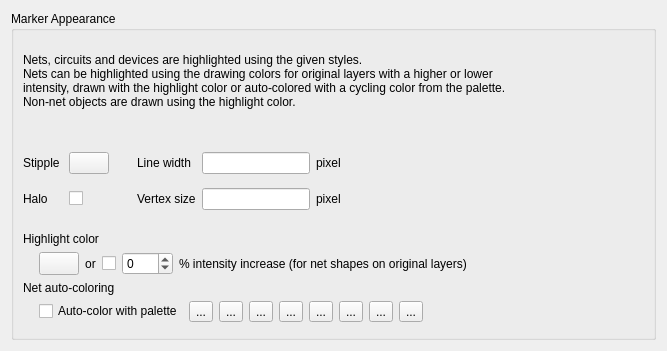
<?xml version="1.0" encoding="UTF-8"?>
<ui version="4.0">
 <class>NetlistBrowserConfigPage2</class>
 <widget class="QFrame" name="NetlistBrowserConfigPage2">
  <property name="geometry">
   <rect>
    <x>0</x>
    <y>0</y>
    <width>667</width>
    <height>351</height>
   </rect>
  </property>
  <property name="windowTitle">
   <string>Netlist Browser</string>
  </property>
  <layout class="QVBoxLayout" name="verticalLayout">
   <item>
    <widget class="QGroupBox" name="groupBox_2">
     <property name="title">
      <string>Marker Appearance</string>
     </property>
     <layout class="QGridLayout">
      <property name="leftMargin">
       <number>9</number>
      </property>
      <property name="topMargin">
       <number>9</number>
      </property>
      <property name="rightMargin">
       <number>9</number>
      </property>
      <property name="bottomMargin">
       <number>9</number>
      </property>
      <property name="spacing">
       <number>6</number>
      </property>
      <item row="0" column="0">
       <widget class="QLabel" name="label_6">
        <property name="text">
         <string>Nets, circuits and devices are highlighted using the given styles.
Nets can be highlighted using the drawing colors for original layers with a higher or lower
intensity, drawn with the highlight color or auto-colored with a cycling color from the palette.
Non-net objects are drawn using the highlight color.</string>
        </property>
        <property name="wordWrap">
         <bool>false</bool>
        </property>
       </widget>
      </item>
      <item row="1" column="0">
       <spacer>
        <property name="orientation">
         <enum>Qt::Vertical</enum>
        </property>
        <property name="sizeType">
         <enum>QSizePolicy::Fixed</enum>
        </property>
        <property name="sizeHint" stdset="0">
         <size>
          <width>556</width>
          <height>16</height>
         </size>
        </property>
       </spacer>
      </item>
      <item row="3" column="0">
       <widget class="QFrame" name="frame_2">
        <property name="frameShape">
         <enum>QFrame::NoFrame</enum>
        </property>
        <property name="frameShadow">
         <enum>QFrame::Raised</enum>
        </property>
        <layout class="QGridLayout" name="_2">
         <property name="leftMargin">
          <number>0</number>
         </property>
         <property name="topMargin">
          <number>0</number>
         </property>
         <property name="rightMargin">
          <number>0</number>
         </property>
         <property name="bottomMargin">
          <number>0</number>
         </property>
         <property name="spacing">
          <number>6</number>
         </property>
         <item row="3" column="0" colspan="4">
          <widget class="QLabel" name="label_8">
           <property name="text">
            <string>Net auto-coloring</string>
           </property>
          </widget>
         </item>
         <item row="1" column="0" colspan="4">
          <widget class="QFrame" name="frame_4">
           <property name="frameShape">
            <enum>QFrame::NoFrame</enum>
           </property>
           <property name="frameShadow">
            <enum>QFrame::Raised</enum>
           </property>
           <layout class="QHBoxLayout" name="horizontalLayout">
            <property name="leftMargin">
             <number>0</number>
            </property>
            <property name="topMargin">
             <number>0</number>
            </property>
            <property name="rightMargin">
             <number>0</number>
            </property>
            <property name="bottomMargin">
             <number>0</number>
            </property>
            <item>
             <spacer>
              <property name="orientation">
               <enum>Qt::Horizontal</enum>
              </property>
              <property name="sizeType">
               <enum>QSizePolicy::Fixed</enum>
              </property>
              <property name="sizeHint" stdset="0">
               <size>
                <width>16</width>
                <height>20</height>
               </size>
              </property>
             </spacer>
            </item>
            <item>
             <widget class="lay::ColorButton" name="color_pb">
              <property name="sizePolicy">
               <sizepolicy hsizetype="Preferred" vsizetype="Ignored">
                <horstretch>0</horstretch>
                <verstretch>0</verstretch>
               </sizepolicy>
              </property>
              <property name="toolTip">
               <string>The color in which the rulers are drawn</string>
              </property>
              <property name="text">
               <string/>
              </property>
             </widget>
            </item>
            <item>
             <widget class="QLabel" name="label_9">
              <property name="text">
               <string>or</string>
              </property>
              <property name="alignment">
               <set>Qt::AlignCenter</set>
              </property>
             </widget>
            </item>
            <item>
             <widget class="QCheckBox" name="brightness_cb">
              <property name="text">
               <string/>
              </property>
             </widget>
            </item>
            <item>
             <widget class="QSpinBox" name="brightness_sb">
              <property name="minimum">
               <number>-100</number>
              </property>
              <property name="maximum">
               <number>100</number>
              </property>
              <property name="singleStep">
               <number>10</number>
              </property>
             </widget>
            </item>
            <item>
             <widget class="QLabel" name="brightness_label">
              <property name="text">
               <string>% intensity increase (for net shapes on original layers)</string>
              </property>
             </widget>
            </item>
            <item>
             <spacer>
              <property name="orientation">
               <enum>Qt::Horizontal</enum>
              </property>
              <property name="sizeHint" stdset="0">
               <size>
                <width>201</width>
                <height>20</height>
               </size>
              </property>
             </spacer>
            </item>
           </layout>
          </widget>
         </item>
         <item row="0" column="0" colspan="4">
          <widget class="QLabel" name="label_3">
           <property name="text">
            <string>Highlight color</string>
           </property>
          </widget>
         </item>
         <item row="5" column="1" colspan="3">
          <widget class="QFrame" name="frame_3">
           <property name="frameShape">
            <enum>QFrame::NoFrame</enum>
           </property>
           <property name="frameShadow">
            <enum>QFrame::Raised</enum>
           </property>
           <layout class="QHBoxLayout" name="_3">
            <property name="spacing">
             <number>6</number>
            </property>
            <property name="leftMargin">
             <number>0</number>
            </property>
            <property name="topMargin">
             <number>0</number>
            </property>
            <property name="rightMargin">
             <number>0</number>
            </property>
            <property name="bottomMargin">
             <number>0</number>
            </property>
           </layout>
          </widget>
         </item>
         <item row="4" column="0" colspan="4">
          <widget class="QFrame" name="frame_5">
           <property name="frameShape">
            <enum>QFrame::NoFrame</enum>
           </property>
           <property name="frameShadow">
            <enum>QFrame::Raised</enum>
           </property>
           <layout class="QHBoxLayout" name="horizontalLayout_2">
            <property name="leftMargin">
             <number>0</number>
            </property>
            <property name="topMargin">
             <number>0</number>
            </property>
            <property name="rightMargin">
             <number>0</number>
            </property>
            <property name="bottomMargin">
             <number>0</number>
            </property>
            <item>
             <spacer>
              <property name="orientation">
               <enum>Qt::Horizontal</enum>
              </property>
              <property name="sizeType">
               <enum>QSizePolicy::Fixed</enum>
              </property>
              <property name="sizeHint" stdset="0">
               <size>
                <width>16</width>
                <height>20</height>
               </size>
              </property>
             </spacer>
            </item>
            <item>
             <widget class="QCheckBox" name="cycle_colors_cb">
              <property name="text">
               <string>Auto-color with palette</string>
              </property>
             </widget>
            </item>
            <item>
             <widget class="QToolButton" name="cc0">
              <property name="text">
               <string>...</string>
              </property>
             </widget>
            </item>
            <item>
             <widget class="QToolButton" name="cc1">
              <property name="text">
               <string>...</string>
              </property>
             </widget>
            </item>
            <item>
             <widget class="QToolButton" name="cc5">
              <property name="text">
               <string>...</string>
              </property>
             </widget>
            </item>
            <item>
             <widget class="QToolButton" name="cc6">
              <property name="text">
               <string>...</string>
              </property>
             </widget>
            </item>
            <item>
             <widget class="QToolButton" name="cc3">
              <property name="text">
               <string>...</string>
              </property>
             </widget>
            </item>
            <item>
             <widget class="QToolButton" name="cc7">
              <property name="text">
               <string>...</string>
              </property>
             </widget>
            </item>
            <item>
             <widget class="QToolButton" name="cc4">
              <property name="text">
               <string>...</string>
              </property>
             </widget>
            </item>
            <item>
             <widget class="QToolButton" name="cc2">
              <property name="text">
               <string>...</string>
              </property>
             </widget>
            </item>
            <item>
             <spacer>
              <property name="orientation">
               <enum>Qt::Horizontal</enum>
              </property>
              <property name="sizeHint" stdset="0">
               <size>
                <width>40</width>
                <height>20</height>
               </size>
              </property>
             </spacer>
            </item>
           </layout>
          </widget>
         </item>
        </layout>
       </widget>
      </item>
      <item row="2" column="0">
       <widget class="QFrame" name="frame">
        <property name="frameShape">
         <enum>QFrame::NoFrame</enum>
        </property>
        <property name="frameShadow">
         <enum>QFrame::Plain</enum>
        </property>
        <layout class="QGridLayout" name="_4">
         <property name="leftMargin">
          <number>0</number>
         </property>
         <property name="topMargin">
          <number>0</number>
         </property>
         <property name="rightMargin">
          <number>0</number>
         </property>
         <property name="bottomMargin">
          <number>0</number>
         </property>
         <property name="spacing">
          <number>6</number>
         </property>
         <item row="2" column="3">
          <widget class="QLabel" name="vs_lbl">
           <property name="text">
            <string>Vertex size</string>
           </property>
          </widget>
         </item>
         <item row="0" column="3" rowspan="2">
          <widget class="QLabel" name="textLabel1_4">
           <property name="text">
            <string>Line width</string>
           </property>
          </widget>
         </item>
         <item row="2" column="5">
          <widget class="QLabel" name="label_5">
           <property name="text">
            <string>pixel</string>
           </property>
          </widget>
         </item>
         <item row="0" column="6" rowspan="3">
          <spacer>
           <property name="orientation">
            <enum>Qt::Horizontal</enum>
           </property>
           <property name="sizeHint" stdset="0">
            <size>
             <width>71</width>
             <height>31</height>
            </size>
           </property>
          </spacer>
         </item>
         <item row="2" column="4">
          <widget class="QLineEdit" name="vs_le">
           <property name="sizePolicy">
            <sizepolicy hsizetype="Preferred" vsizetype="Fixed">
             <horstretch>0</horstretch>
             <verstretch>0</verstretch>
            </sizepolicy>
           </property>
          </widget>
         </item>
         <item row="0" column="4" rowspan="2">
          <widget class="QLineEdit" name="lw_le">
           <property name="sizePolicy">
            <sizepolicy hsizetype="Preferred" vsizetype="Fixed">
             <horstretch>0</horstretch>
             <verstretch>0</verstretch>
            </sizepolicy>
           </property>
          </widget>
         </item>
         <item row="3" column="0" colspan="7">
          <spacer>
           <property name="orientation">
            <enum>Qt::Vertical</enum>
           </property>
           <property name="sizeType">
            <enum>QSizePolicy::Fixed</enum>
           </property>
           <property name="sizeHint" stdset="0">
            <size>
             <width>590</width>
             <height>16</height>
            </size>
           </property>
          </spacer>
         </item>
         <item row="0" column="1" rowspan="2">
          <widget class="lay::DitherPatternSelectionButton" name="stipple_pb">
           <property name="text">
            <string/>
           </property>
          </widget>
         </item>
         <item row="0" column="0" rowspan="2">
          <widget class="QLabel" name="label">
           <property name="text">
            <string>Stipple </string>
           </property>
          </widget>
         </item>
         <item row="2" column="1">
          <widget class="QCheckBox" name="halo_cb">
           <property name="text">
            <string/>
           </property>
           <property name="tristate">
            <bool>false</bool>
           </property>
          </widget>
         </item>
         <item row="2" column="0">
          <widget class="QLabel" name="label_7">
           <property name="text">
            <string>Halo</string>
           </property>
          </widget>
         </item>
         <item row="0" column="5" rowspan="2">
          <widget class="QLabel" name="textLabel2_2">
           <property name="sizePolicy">
            <sizepolicy hsizetype="Fixed" vsizetype="Fixed">
             <horstretch>0</horstretch>
             <verstretch>0</verstretch>
            </sizepolicy>
           </property>
           <property name="text">
            <string>pixel</string>
           </property>
          </widget>
         </item>
         <item row="0" column="2" rowspan="3">
          <spacer>
           <property name="orientation">
            <enum>Qt::Horizontal</enum>
           </property>
           <property name="sizeType">
            <enum>QSizePolicy::Fixed</enum>
           </property>
           <property name="sizeHint" stdset="0">
            <size>
             <width>16</width>
             <height>20</height>
            </size>
           </property>
          </spacer>
         </item>
        </layout>
       </widget>
      </item>
     </layout>
    </widget>
   </item>
  </layout>
 </widget>
 <layoutdefault spacing="6" margin="11"/>
 <customwidgets>
  <customwidget>
   <class>lay::DitherPatternSelectionButton</class>
   <extends>QPushButton</extends>
   <header>layWidgets.h</header>
  </customwidget>
  <customwidget>
   <class>lay::ColorButton</class>
   <extends>QPushButton</extends>
   <header>layWidgets.h</header>
  </customwidget>
 </customwidgets>
 <tabstops>
  <tabstop>stipple_pb</tabstop>
  <tabstop>lw_le</tabstop>
  <tabstop>halo_cb</tabstop>
  <tabstop>vs_le</tabstop>
  <tabstop>color_pb</tabstop>
  <tabstop>brightness_cb</tabstop>
  <tabstop>brightness_sb</tabstop>
  <tabstop>cycle_colors_cb</tabstop>
  <tabstop>cc0</tabstop>
  <tabstop>cc1</tabstop>
  <tabstop>cc5</tabstop>
  <tabstop>cc6</tabstop>
  <tabstop>cc3</tabstop>
  <tabstop>cc7</tabstop>
  <tabstop>cc4</tabstop>
  <tabstop>cc2</tabstop>
 </tabstops>
 <resources/>
 <connections>
  <connection>
   <sender>brightness_cb</sender>
   <signal>clicked(bool)</signal>
   <receiver>brightness_sb</receiver>
   <slot>setEnabled(bool)</slot>
   <hints>
    <hint type="sourcelabel">
     <x>114</x>
     <y>246</y>
    </hint>
    <hint type="destinationlabel">
     <x>140</x>
     <y>248</y>
    </hint>
   </hints>
  </connection>
  <connection>
   <sender>brightness_cb</sender>
   <signal>clicked(bool)</signal>
   <receiver>brightness_label</receiver>
   <slot>setEnabled(bool)</slot>
   <hints>
    <hint type="sourcelabel">
     <x>119</x>
     <y>251</y>
    </hint>
    <hint type="destinationlabel">
     <x>272</x>
     <y>258</y>
    </hint>
   </hints>
  </connection>
 </connections>
</ui>
